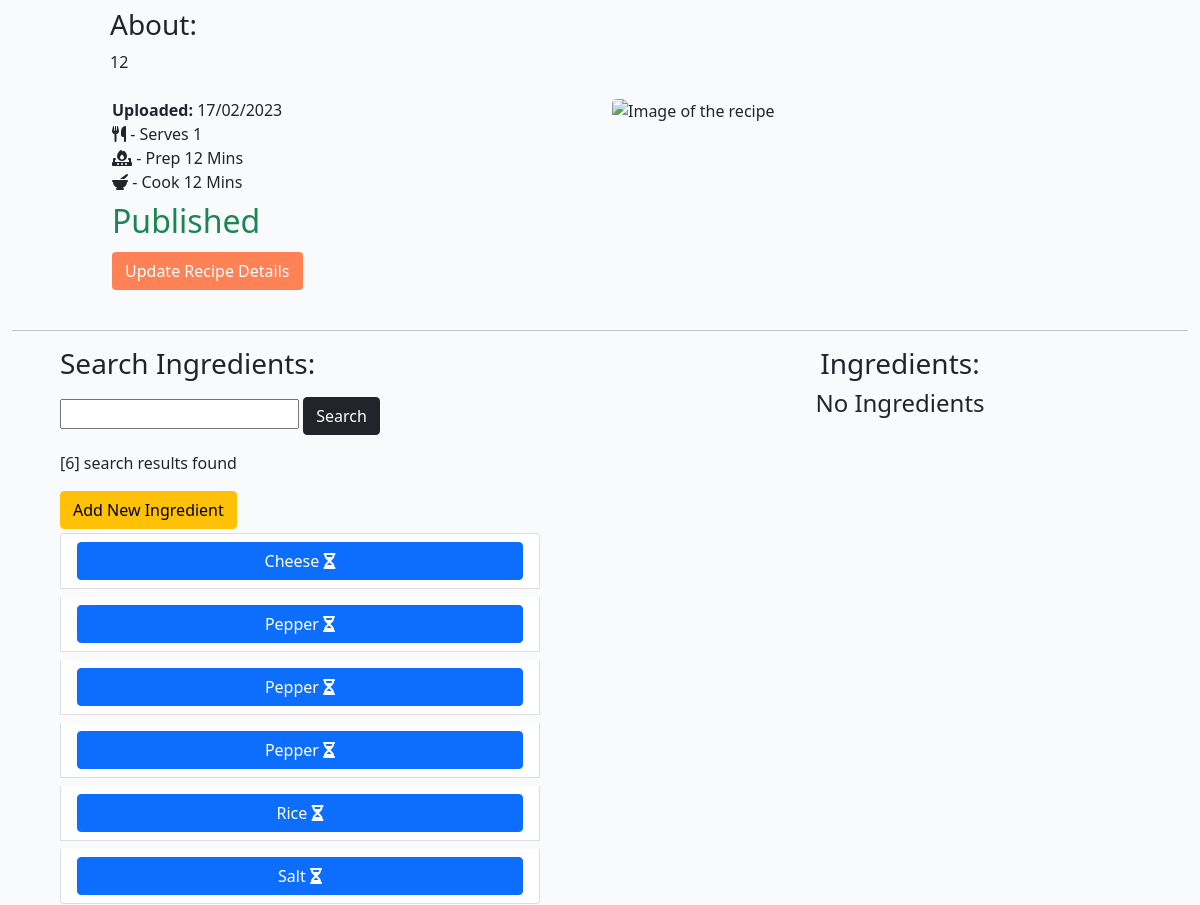
Page /users/dhamilton/myrecipes/edit/test-12 (signed in, middle part) on the earlier database version.
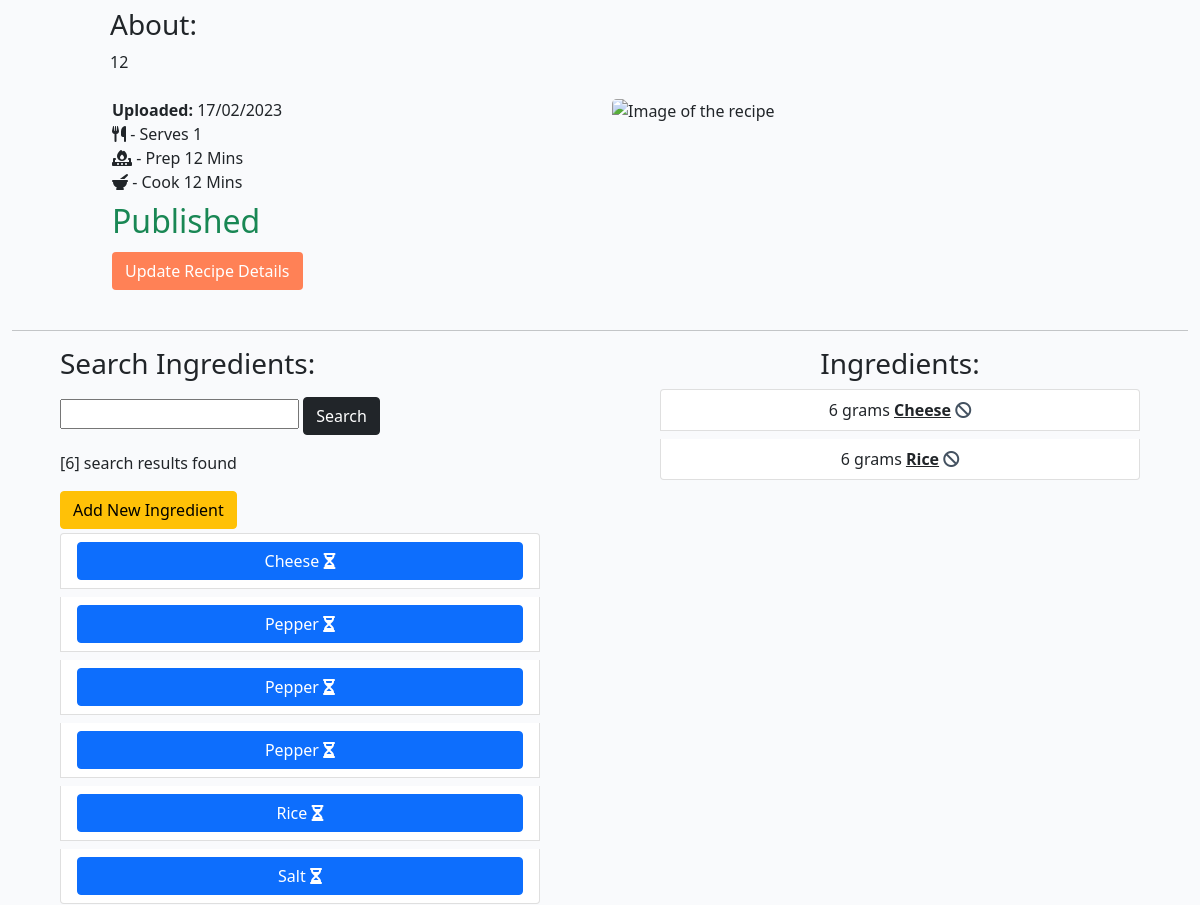
Same page on the later database version.
### socialrecipe/models.py (models this page shows, shortened)
class Ingredients(models.Model):
    name = models.CharField(max_length=150)
    approved = models.BooleanField(default=False)
    ingredients_image = CloudinaryField('image', default='placeholder')
    class Meta:
        ordering = ['name']
    def __str__(self):
        return str(self.name)

class RecipeItems(models.Model):
    recipe = models.ForeignKey(
        Recipes, on_delete=models.CASCADE, related_name="recipe_items")
    ingredients = models.ForeignKey(
        Ingredients, on_delete=models.CASCADE, related_name="recipe_items")
    amount = models.DecimalField(
        max_digits=5,
        decimal_places=2,
        validators=[MinValueValidator(Decimal('0.01'))])
    unit = models.ForeignKey(
        Units, on_delete=models.CASCADE, related_name="recipe_items")

class Units(models.Model):
    name = models.CharField(max_length=150)
    def __str__(self):
        return str(self.name)

### socialrecipe/views.py (the view, shortened to what this page needs)
class ProfileRecipesEdit(View):
    form_class = AddToRecipeForm
    paginate_by = 10  # Show 10 ingredients per page
    def ingredient_paginate(self, request, search_term):
        go_to_id_id = None
        page = request.GET.get('page') or 1
        ingredients = Ingredients_obj.filter()
        if page != 1:
            go_to_id_id = 'ingredients_section'
        if search_term:
            ingredients = ingredients.filter(name__icontains=search_term)
            go_to_id_id = 'ingredients_section'
        paginator = Paginator(ingredients, self.paginate_by)
        paginator = paginator.get_page(page)
        return {'paginator': paginator,
                'results_count': len(ingredients),
                'go_to_id_id': go_to_id_id}
    def get(self, request, username, recipe, *args, **kwargs):
        if username == request.user.username:
            the_recipe = get_object_or_404(Recipes, slug=recipe)
            form = self.form_class(request.GET)
            add_ingredients_form = RecipeItemsForm()
            edit_form = RecipesForm(instance=the_recipe)
            search_term = form.data.get('search_term')
            recipe_ingredients = the_recipe.recipe_items.filter()
            method_form = MethodsForm()
            the_methods = Methods_obj.filter(
                recipe=the_recipe).order_by('order')
            p_details = profile_details(self.request, username)
            p_details.update(
                self.ingredient_paginate(self.request, search_term))
            p_details.update({"logged_in_user": request.user,
                              'form': form,
                              'i_form': add_ingredients_form,
                              'edit_form': edit_form,
                              'recipe_ingredients': recipe_ingredients,
                              'recipe': the_recipe,
                              'method_form': method_form,
                              'the_methods': the_methods,
                              'ingredients_form': IngredientsForm(),
                              })
            return render(
                request,
                "user_recipes_edit.html",
                p_details
            )

### socialrecipe/forms.py
class FollowForm(forms.Form):
    follow = forms.IntegerField(
        widget=forms.HiddenInput(attrs={'class': 'd-none'}), required=False)

class UnfollowForm(forms.Form):
    unfollow = forms.IntegerField(
        widget=forms.HiddenInput(attrs={'class': 'd-none'}), required=False)

### socialrecipe/models.py (called while the page is built)
    def number_of_follows(self):
        return self.follows.count()

    def get_amount_of_recipes(self):
        total = self.user.user_recipes.count()
        return total % 10

    def get_amount_to_next(self):
        total = self.user.user_recipes.count()
        return 10 - total % 10

    def __str__(self):
        return str(self.title)

    @classmethod
    def get_average(cls, recipe_id):
        return cls.objects.filter(
            recipe_id=recipe_id).aggregate(
                average=Avg('rating')).get('average')

### socialrecipe/views.py (called while the page is built)
def get_average_rating(recipes_list):
    for arecipe in recipes_list:
        recipes_count = StarRating_obj.filter(recipe=arecipe).count()
        recipes_avg = StarRating.get_average(arecipe.id)
        arecipe.the_star_rating = recipes_avg
        arecipe.the_star_rating_int = range(0, int(recipes_avg or 0))
        arecipe.the_star_rating_count = recipes_count
    return recipes_list

### templates/user_recipes_edit.html (shortened to what the changed rows need)
{% extends "base.html" %}
{% load static %}
{% block content %}
{% load crispy_forms_tags %}
{% load cloudinary %}
<div class="container-fluid">
        {% include "logged_in_user_card.html" %}
  <div class="row">
    <div class="col-12 col-md-6 d-inline">
      <div class="col-md-10 offset-md-1 mb-4">
        <ul class="list-group">
          {% for ingredients in paginator %}
          <li class="my-1 w-100 list-group-item">
            <button type="button" class="btn btn-primary btn-block w-100 text-capitalize" data-bs-toggle="modal"
              data-bs-target="#im_staticBackdrop" data-bs-ingredient_id="{{ ingredients.id }}"
              data-bs-ingredient="{{ ingredients }}" aria-label="{{ ingredients }}">
              {{ ingredients }}
              {% if ingredients.approved == False %}
              <span class="d-inline-block" tabindex="0" data-bs-toggle="popover" data-bs-placement="top" data-bs-trigger="hover focus" data-bs-content="Waiting to be approved">
                <i class="fa-solid fa-hourglass-half"></i></span>
              {% endif %}
            </button>
          </li>
          {% endfor %}
        </ul>
      </div>
    </div>
    <div class="col-12 col-md-6 text-center d-inline" id="ingredients_section">
      <div class="col-md-10 offset-md-1 mb-4">
        <h3>Ingredients:  {{ drop_to }}</h3>
        {% if recipe_ingredients|length != 0 %}
        <ul class="list-group">
          {% for ingredients_item in recipe_ingredients %}
          {% if ingredients_item.ingredients.approved == True %}
          <li class="mb-2 list-group-item" data-comment_id="{{ ingredients_item.id }}">
            {{ ingredients_item.amount|floatformat:"0"  }}
            {{ ingredients_item.unit }}
            <span class="text-capitalize"><strong>{{ ingredients_item.ingredients.name }}</strong></span>
            <span class="post-link-green"><i class="fa-solid fa-ban "
                onclick="removeIngredients({{ ingredients_item.id }},'RecipeItems')" data-id="{{ ingredients_item.id }}"></i></span>
          </li>
          {% else %}
          <li class="mb-2 list-group-item" data-comment_id="{{ ingredients_item.id }}">
            {{ ingredients_item.amount|floatformat:"0"  }}
            {{ ingredients_item.unit }}
            <span class="d-inline-block" tabindex="0" data-bs-toggle="popover" data-bs-placement="top" data-bs-trigger="hover focus" data-bs-content="Waiting to be approved">
              <span
              class="text-decoration-underline text-capitalize"><strong>{{ ingredients_item.ingredients.name }}</strong></span></span>
            <span class="post-link-green"><i class="fa-solid fa-ban"
                onclick="removeIngredients({{ ingredients_item.id }},'RecipeItems')" data-id="{{ ingredients_item.id }}"></i></span>
          </li>
          {% endif %}
          {% endfor %}
        </ul>
        {% else %}
        <h4>No Ingredients</h4>
        {% endif %}
      </div>
    </div>
  </div>
</div>
{%endblock%}

Differences in the rows shown:
added RecipeItems: amount "6", unit "grams", ingredients.name "Cheese"
added RecipeItems: amount "6", unit "grams", ingredients.name "Rice"
Other differences:
text no longer shown: "No Ingredients"
